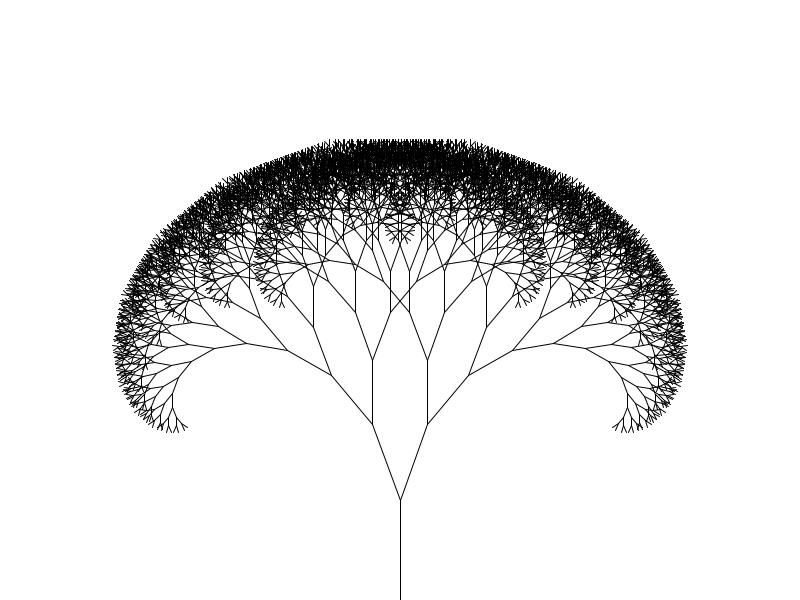
Frame 1 (no input)
Frame 2 (the mouse pressed at the canvas centre, redrawn once): identical to frame 1, image omitted

The Processing sketch that drew this single still picture (run headless with seeded random() and noise(); the mouse was pressed at the canvas centre and the sketch redrawn once):

// Processing sketch: n11_fractal
// ── n11_fractal.pde
int tree_step;
float tree_angle;
float tree_length;
float tree_startx;
float tree_scale;

void setup() {
  size(800, 600);
  tree_step = 12;
  tree_angle = 20;
  tree_length = 100;
  tree_scale = 0.8;
  tree_startx = width/2;
  tree_angle = radians(tree_angle);
  newTree();
}

void draw() {
  background(255);
  newTree();
  noLoop();
}

void newTree() {
  translate(tree_startx, height);
  branch(tree_startx, tree_length, tree_step);
}

void branch(float x0, float h, int n) {
  float theta;
  line(0, 0, 0, -h);
  translate(0, -h);
  h *= tree_scale;
  if (n > 0) {
    theta = -tree_angle;
    pushMatrix();    
    rotate(theta);   
    branch(x0, h, n-1);
    popMatrix();     
    theta =  tree_angle;
    pushMatrix();
    rotate(theta);
    branch(x0, h, n-1);
    popMatrix();
  }
}
